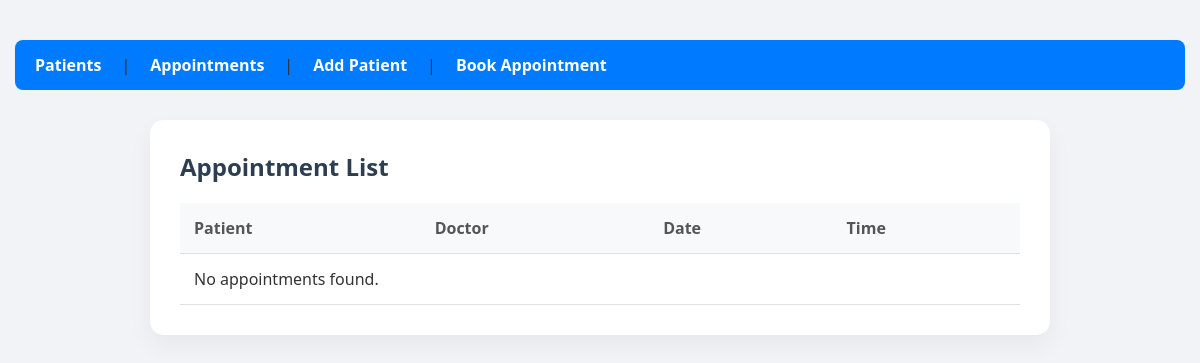
Page /appointments/ on the earlier database version.
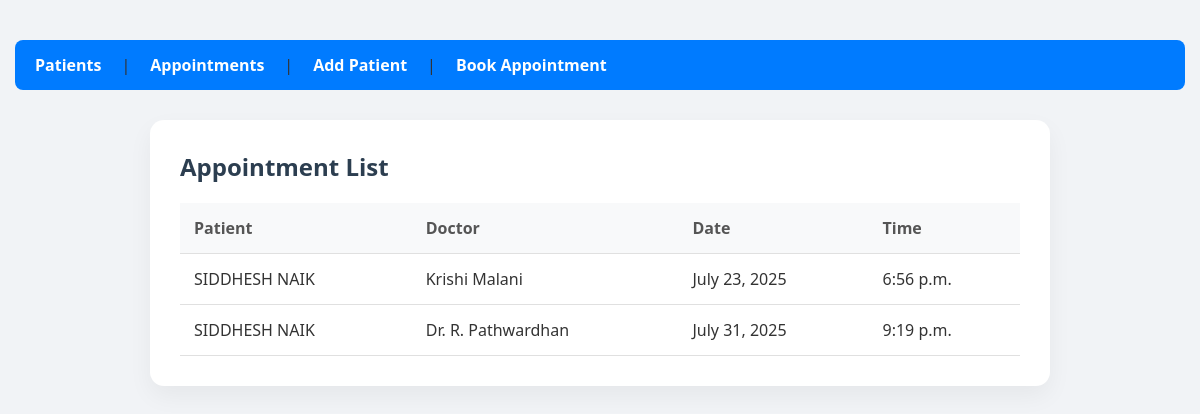
Same page on the later database version.
### patients/models.py (models this page shows, shortened)
class Appointment(models.Model):
    patient = models.ForeignKey(PatientProfile, on_delete=models.CASCADE)
    doctor = models.ForeignKey(Doctor, on_delete=models.CASCADE)
    date = models.DateField()
    time = models.TimeField()

class PatientProfile(models.Model):
    user = models.CharField(max_length=10)
    age = models.IntegerField()
    gender = models.CharField(max_length = 10)
    phone = models.CharField(max_length = 10)
    address = models.TextField()

class Doctor(models.Model):
    name = models.CharField(max_length=100)
    specialization = models.CharField(max_length=100)

### patients/views.py (the view)
# urls.py: path('appointments/', views.appointment_list, name='appointment_list'),
def appointment_list(request):
    appointments = Appointment.objects.all()
    return render(request, 'appointment_list.html', {'appointments': appointments})

### patients/templates/appointment_list.html (shortened to what this page needs)
{% load static %}
<!DOCTYPE html>
<html lang="en">
<head>
    <link rel="stylesheet" href="{% static 'style.css' %}">
</head>
<body>
<nav>
    <a href="{% url 'patient_list' %}">Patients</a> |
    <a href="{% url 'appointment_list' %}">Appointments</a> |
    <a href="{% url 'patient_create' %}">Add Patient</a> |
    <a href="{% url 'appointment_create' %}">Book Appointment</a>
</nav>
<div class="container">
    <h2>Appointment List</h2>
    <table>
        <thead>
            <tr>
                <th>Patient</th>
                <th>Doctor</th>
                <th>Date</th>
                <th>Time</th>
            </tr>
        </thead>
        <tbody>
        {% for app in appointments %}
            <tr>
                <td>{{ app.patient.user }}</td>
                <td>{{ app.doctor.name }}</td>
                <td>{{ app.date }}</td>
                <td>{{ app.time }}</td>
            </tr>
        {% empty %}
            <tr><td colspan="4">No appointments found.</td></tr>
        {% endfor %}
        </tbody>
    </table>
</div>
</body>
</html>

### patients/static/style.css (style rules this page uses)
* { margin: 0; padding: 0; box-sizing: border-box; font-family: 'Segoe UI', sans-serif; }
body { background: #f1f3f6; padding: 40px 15px; color: #333; }
.container { max-width: 900px; margin: auto; background: #fff; padding: 30px; border-radius: 14px; box-shadow: 0 10px 25px rgba(0, 0, 0, 0.05); }
h2 { font-size: 24px; color: #2c3e50; margin-bottom: 20px; }
nav { background-color: #007bff; padding: 14px 20px; margin-bottom: 30px; border-radius: 8px; display: flex; gap: 20px; flex-wrap: wrap; }
nav a { color: #fff; text-decoration: none; font-weight: bold; font-size: 16px; }
table { width: 100%; border-collapse: collapse; }
table th, table td { padding: 14px; text-align: left; border-bottom: 1px solid #e0e0e0; }
table th { background-color: #f8f9fa; color: #555; font-weight: 600; }
table td { background-color: #fff; }

Differences in the rows shown:
added Appointment: patient.user "SIDDHESH NAIK", doctor.name "Krishi Malani", date "July 23, 2025", time "6:56 p.m."
added Appointment: patient.user "SIDDHESH NAIK", doctor.name "Dr. R. Pathwardhan", date "July 31, 2025", time "9:19 p.m."
Other differences:
text no longer shown: "No appointments found."
